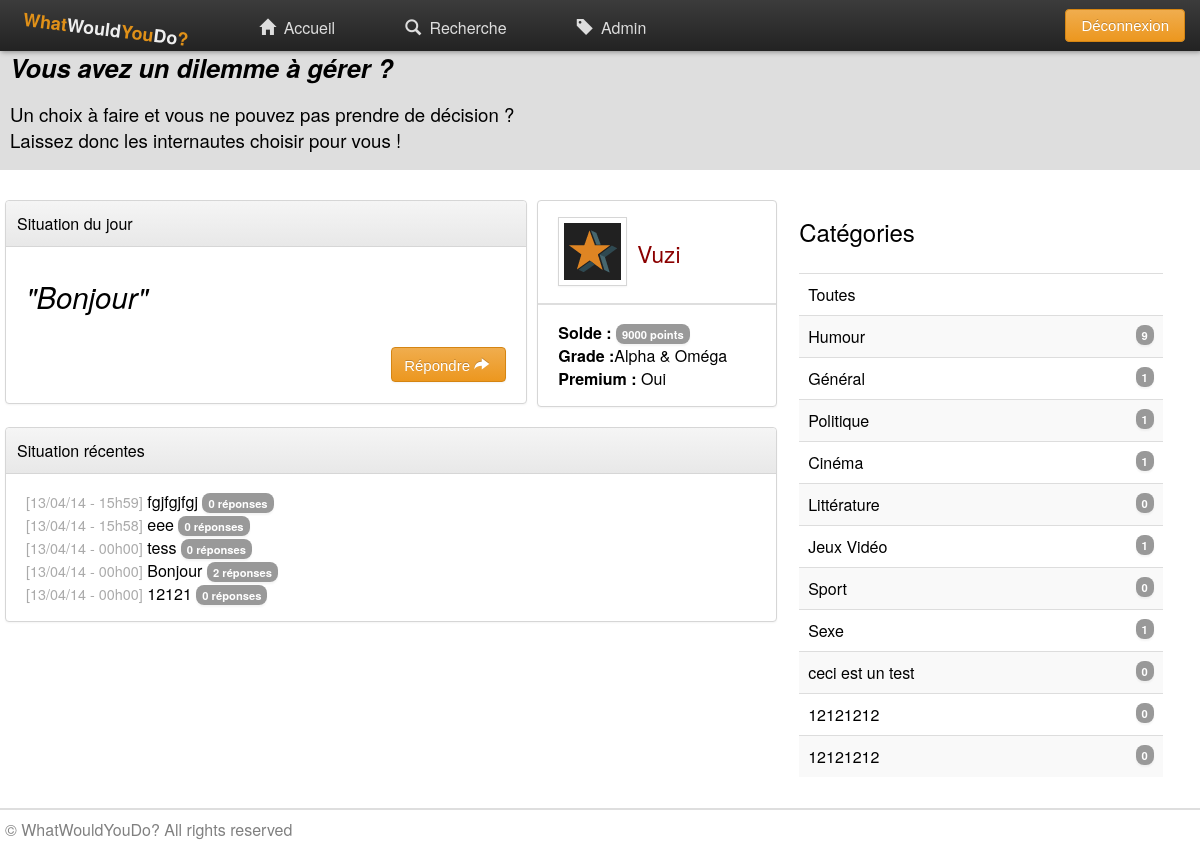
Before: / (signed in) with the older database file.
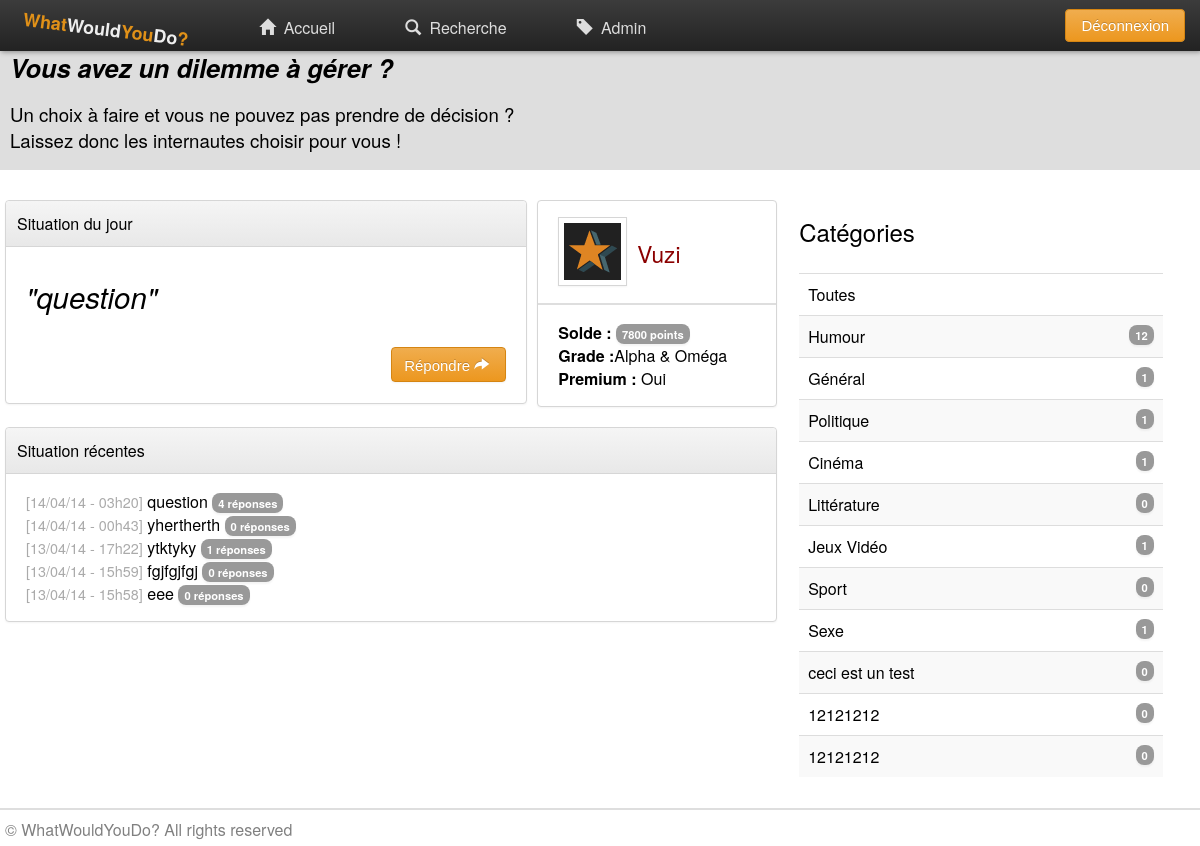
After: the same page with the newer database file.
### tables this page shows
CREATE TABLE IF NOT EXISTS `topic` (
  `id` int(11) NOT NULL AUTO_INCREMENT,
  `title` varchar(100) NOT NULL,
  `content` text NOT NULL,
  `date` datetime NOT NULL,
  `user_id` int(11) NOT NULL,
  `category_id` int(11) NOT NULL,
  `answered` tinyint(1) NOT NULL DEFAULT '0',
  `pot_point` int(11) NOT NULL,
  `pot_euro` int(11) NOT NULL,
  PRIMARY KEY (`id`),
  KEY `user_id` (`user_id`,`category_id`),
  KEY `category_id` (`category_id`)
);

CREATE TABLE IF NOT EXISTS `category` (
  `id` int(11) NOT NULL AUTO_INCREMENT,
  `name` varchar(50) NOT NULL,
  `description` text NOT NULL,
  PRIMARY KEY (`id`)
);

### index.php (called while the page is built, shortened)
<?php
	include("php/utils.php");
	include("php/_header.php");
	include(get_page_to_load($_SERVER['QUERY_STRING']));
	include("php/_footer.php");
?>

### php/utils.php (called while the page is built, shortened)
<?php
	function is_co() {
		return isset($_SESSION["user"]);
	}
?>

### php/_category.php (the view)
<div class="categories">
	<h3>Catégories</h3>
	<table class="table table-striped table-hover">
		<tr>
			<td>
				<a href="?/search.html/0">Toutes</a>
			</td>
		</tr>
		<?php
			$query = $bdd->query("SELECT category.name, category.id, COUNT( topic.id ) AS nb
							      FROM category
								  LEFT JOIN topic ON category_id = category.id
								  GROUP BY category.id");
			while($data = $query->fetch()){ ?>
			<tr>
				<td>
					<a style="width: 100%; float: left;" href="?/category/<?php echo $data['id']; ?>">
						<?php echo $data['name']; ?>
						<span class="badge" style="float: right"><?php echo $data['nb']; ?></span>
					</a>
				</td>
			</tr>
		<?php } ?>
	</table>
</div>

### php/_daily.php
<div class="content-elem daily" style="<?php if(!is_co()) { ?> width: 97.9% <?php } ?>">
	<div class="content-bordered">
		<div class="content-bordered-title">
			<h4 class="panel-title">Situation du jour</h4>
		</div>
		 <?php
			$query = $bdd->query('SELECT topic.id, title, COUNT(t.id) AS reply FROM(SELECT id, topic_id FROM post WHERE date BETWEEN (NOW( ) - INTERVAL 1 DAY) AND NOW( )) t
								  LEFT JOIN topic ON t.topic_id = topic.id
								  GROUP BY t.topic_id
								  ORDER BY reply DESC
								  LIMIT 0,1');
			if($data = $query->fetch()){ ?>
				<p style="font-size: 22pt"><i>"<?php echo $data['title']; ?>"</i></p>
				<p style="height: 40px;"><a href="?/post/<?php echo $data['id']; ?>"><button type="button" class="btn" style="float: right">Répondre <span class="icon respond"></span></button></a></p>
			<?php
			} else { ?>
				<p style="font-size: 22pt"><i>Pas de situation aujourd'hui ! Pourquoi ne pas en proposer une ?</i></p>
			<?php
			}
		?>
	</div>
</div>

### php/_account_view.php
<div class="content-bordered">
	<p style="height: 70px; width: 100%;">
		<img src="img/icon.png" alt="#" class="thumbnail"></img>
		<span class="span-user-name" >
			<a href="?/profil/<?php echo $_SESSION["user"]['id']; ?>" class="<?php if ($_SESSION["user"]['banned']) { echo "admin-ban"; } else if ($_SESSION["user"]['admin']) { echo "admin-login"; } ?>">
	           <?php echo $_SESSION["user"]['login']; ?>
	        </a>
		</span>
		<hr/>
		<ul class="list-unstyled">
			<li>
				<b>Solde :</b> <span class="badge"><?php echo $_SESSION["user"]["nb_point"]; ?> points</span>
			</li>
			<?php
				$query = $bdd->prepare('SELECT name FROM rank WHERE id = :nb');
				$query->bindValue(':nb', $_SESSION["user"]["rank_id"], PDO::PARAM_INT);
				$query->execute();
				$data = $query->fetch();
			?>
			<li>
				<b>Grade :</b><?php echo $data['name']; ?>
			</li>
			<?php if($_SESSION["user"]["premium"]) { ?>
			<li><b>Premium :</b> Oui</li>
			<?php } else { ?>
			<li><b>Premium :</b> Non</li>
			<?php } ?>
		</ul>
	</p>
</div>

### php/_recent.php
<div class="content-bordered">
	<div class="content-bordered-title">
		<h4 class="panel-title">Situation récentes</h4>
	</div>
	<ul class="list-unstyled">
    	<?php
			$query = $bdd->prepare('SELECT title, id, DATE_FORMAT(date, "%d/%m/%y - %Hh%i") AS date FROM topic ORDER BY topic.date DESC LIMIT 0,5');
			$query -> execute();
			while($data = $query->fetch()){
				$query2 = $bdd->prepare('SELECT COUNT(*) FROM post WHERE topic_id ='.$data['id']);
				$query2 -> execute();
				$data2 = $query2 -> fetch();
				echo '<li><span class="date">['.$data['date'].']</span><a href="?/post/'.$data['id'].'"> '.$data["title"].' </a><span class="badge">'.$data2[0].' réponses</span></li>';
			}
		?>
	</ul>
</div>

Changed rows visible on the page:
no longer on this page (row unchanged): topic: title "Bonjour", date "13/04/14 - 00h00", data2 "2"
no longer on this page (row unchanged): topic: date "13/04/14 - 00h00", title "tess", data2 "0"
no longer on this page (row unchanged): topic: date "13/04/14 - 00h00", title "12121", data2 "0"
added topic: title "question", date "14/04/14 - 03h20", data2 "4"
added topic: date "14/04/14 - 00h43", title "yhertherth", data2 "0"
added topic: date "13/04/14 - 17h22", title "ytktyky", data2 "1"
computed for category "Humour": nb "9" → "12"
Other visible differences:
$_SESSION["user"]["nb_point"]: "9000" → "7800"
